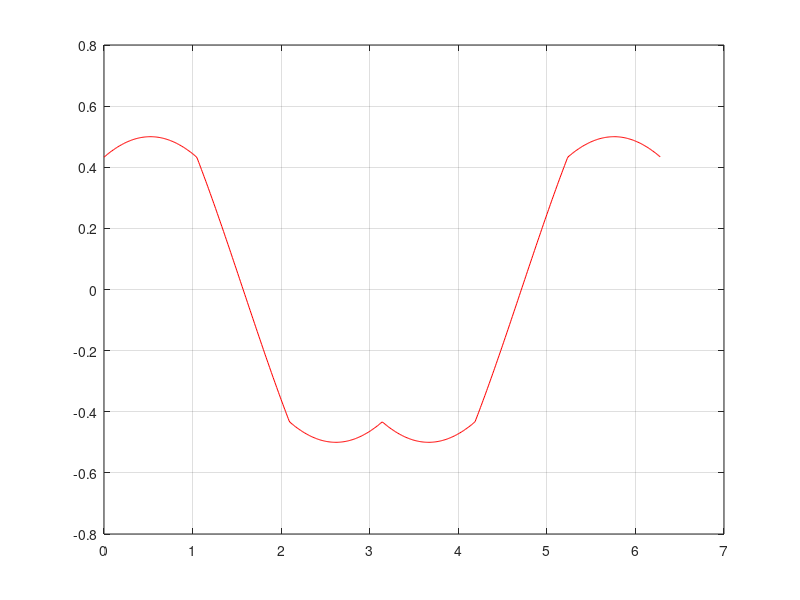

Write MATLAB code to recreate this figure.
clear all

theta=0:0.01:2*pi;
Vs = sqrt(3)/2;
Vdc = 1;
%constant
temp1 = (1/2)*Vs*Vdc;
temp3 = sqrt(3);
temp4 = 1/sqrt(3);

   y=temp1*(cos(theta)+temp4*sin(theta)).*(theta>=0 & theta<(pi/3)) ...%sector 1
    +temp1*(cos(theta-pi/3)-temp3*sin(theta-pi/3)).*(theta>=(pi/3) & theta<(2*pi/3)) ...%sector 2
    +temp1*(-cos(theta-2*pi/3)-temp4*sin(theta-2*pi/3)).*(theta>=(2*pi/3) & theta<(pi)) ...%sector 3
    +temp1*(-cos(theta-pi)-temp4*sin(theta-pi)).*(theta>=(pi) & theta<(4*pi/3)) ...%sector 4
    +temp1*(-cos(theta-4*pi/3)+temp3*sin(theta-4*pi/3)).*(theta>=(4*pi/3) & theta<(5*pi/3)) ...%sector 5
    +temp1*(cos(theta-5*pi/3)+temp4*sin(theta-5*pi/3)).*(theta>=(5*pi/3) & theta<=(2*pi));%sector 6
plot(theta,y,'r')
grid on